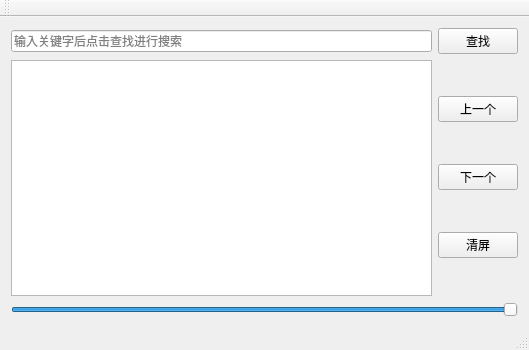
<?xml version="1.0" encoding="UTF-8"?>
<ui version="4.0">
 <class>MainWindow</class>
 <widget class="QMainWindow" name="MainWindow">
  <property name="geometry">
   <rect>
    <x>0</x>
    <y>0</y>
    <width>529</width>
    <height>350</height>
   </rect>
  </property>
  <property name="windowTitle">
   <string>C语言小助手2.0</string>
  </property>
  <property name="windowIcon">
   <iconset resource="src.qrc">
    <normaloff>:/icon/icon.ico</normaloff>:/icon/icon.ico</iconset>
  </property>
  <property name="statusTip">
   <string>欢迎使用C语言小助手</string>
  </property>
  <widget class="QWidget" name="centralWidget">
   <layout class="QGridLayout" name="gridLayout_4">
    <item row="0" column="0">
     <layout class="QGridLayout" name="gridLayout_3">
      <item row="0" column="0">
       <layout class="QGridLayout" name="gridLayout">
        <item row="0" column="0">
         <widget class="QLineEdit" name="lineEdit">
          <property name="statusTip">
           <string>在此输入关键字</string>
          </property>
          <property name="placeholderText">
           <string>输入关键字后点击查找进行搜索</string>
          </property>
         </widget>
        </item>
        <item row="0" column="1">
         <widget class="QPushButton" name="pushButton">
          <property name="statusTip">
           <string>搜索答案</string>
          </property>
          <property name="text">
           <string>查找</string>
          </property>
         </widget>
        </item>
       </layout>
      </item>
      <item row="1" column="0">
       <layout class="QGridLayout" name="gridLayout_2">
        <item row="0" column="0">
         <layout class="QHBoxLayout" name="horizontalLayout_2">
          <item>
           <widget class="QTextEdit" name="textEdit">
            <property name="statusTip">
             <string>答案显示区域，可右键复制，快捷键Ctrl+C</string>
            </property>
            <property name="lineWrapMode">
             <enum>QTextEdit::NoWrap</enum>
            </property>
            <property name="placeholderText">
             <string/>
            </property>
           </widget>
          </item>
          <item>
           <layout class="QVBoxLayout" name="verticalLayout">
            <item>
             <widget class="QPushButton" name="pushButton_2">
              <property name="statusTip">
               <string>显示上一个答案</string>
              </property>
              <property name="text">
               <string>上一个</string>
              </property>
             </widget>
            </item>
            <item>
             <widget class="QPushButton" name="pushButton_3">
              <property name="statusTip">
               <string>显示下一个答案</string>
              </property>
              <property name="text">
               <string>下一个</string>
              </property>
             </widget>
            </item>
            <item>
             <widget class="QPushButton" name="pushButton_4">
              <property name="statusTip">
               <string>屏幕清空</string>
              </property>
              <property name="text">
               <string>清屏</string>
              </property>
             </widget>
            </item>
           </layout>
          </item>
         </layout>
        </item>
        <item row="1" column="0">
         <widget class="QSlider" name="horizontalSlider">
          <property name="statusTip">
           <string>窗口透明度调节快捷键   Alt+Q/E</string>
          </property>
          <property name="maximum">
           <number>100</number>
          </property>
          <property name="value">
           <number>100</number>
          </property>
          <property name="orientation">
           <enum>Qt::Horizontal</enum>
          </property>
         </widget>
        </item>
       </layout>
      </item>
     </layout>
    </item>
   </layout>
  </widget>
  <widget class="QMenuBar" name="menuBar">
   <property name="geometry">
    <rect>
     <x>0</x>
     <y>0</y>
     <width>529</width>
     <height>23</height>
    </rect>
   </property>
  </widget>
  <widget class="QToolBar" name="mainToolBar">
   <attribute name="toolBarArea">
    <enum>TopToolBarArea</enum>
   </attribute>
   <attribute name="toolBarBreak">
    <bool>false</bool>
   </attribute>
  </widget>
  <widget class="QStatusBar" name="statusBar"/>
 </widget>
 <layoutdefault spacing="6" margin="11"/>
 <resources>
  <include location="src.qrc"/>
 </resources>
 <connections/>
</ui>
